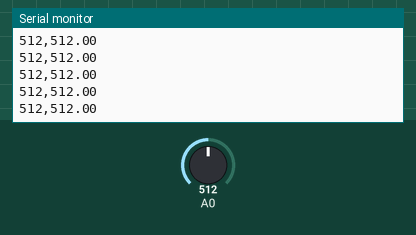
Bench run of a sketch on a simulated Arduino Uno, built with avr-gcc and run on an emulated ATmega328P. Shown: the last lines printed to the serial monitor. The inputs (shaded band) are chosen by the test bench; at power-on: A0 = 512.

Above: at 1.2 s.
1.3 s: A0 set to 716
At 2.4 s:
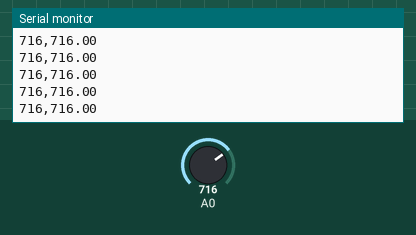
2.8 s: A0 set to 900
At 3.4 s:
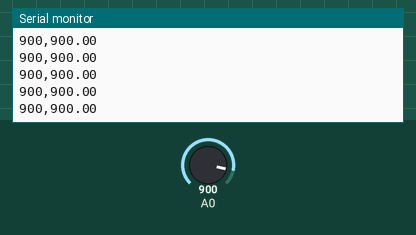
Timing chart, 0 to 5.8 s (numbered marks = the images above; inputs shaded):
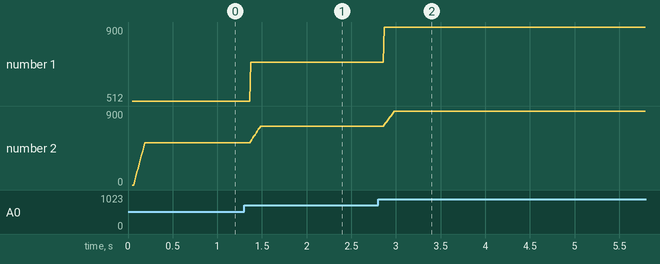

The sketch:

Media_Movel.ino
```cpp
#define Qtd_Amostras 10    // ***Quantas Amostras o filtro terá para filtrar, mude para testar outros filtros***
#define Intervalo_Amostragem 1 // ***definindo o intervalo de amostragem em ms. Mude para testar novos filtros***

int Leitura_analogica = 0; // Variável global que salva o dado bruto lido da porta serial.
// A estratégia usada aqui é porque o comando analogRead possui um custo alto para o Arduino.
// Com isso salvamos na variável para essa leitura ser feita apenas uma vez a cada interação de loop.

unsigned long timer1=0; // A variável que irá contar o útimo

void setup() {
  Serial.begin(9600); // Inicio da comunicação serial
  Serial.println("CLEARDATA"); // Comando para o Serial Plotter
  Serial.println("Sem_Filtro, Filtro_Media_Movel"); // Inicia os titulos dos eixos do Serial Plotter.
}

void loop() {
  Leitura_analogica = analogRead(A0);  // Leitura_analogica aqui é o valor bruto
  Amostragem(); // Essa é a função que fará a amostragem no tempo que determinamos no intervalo de amostragem que definimos na segunda linha de código.
  Serial.print(Leitura_analogica); // Imprime o dado bruto
  Serial.print(",");
  Serial.println(filtroMediaMovel(0)); // Imprime o dado filtrado
  // A função recebe o valor 0 que é para saber que não é para alterar o seu valor, somente imprimir o que está lá.
}

void Amostragem(){ // Essa função verifica se o tempo de amostragem  selecionado ocorreu
  if(millis() - timer1>Intervalo_Amostragem){ // Caso o tempo de amostragem tenha ocorrido, ele envia 1 para a função de filtro de media movel
    //Dessa forma a função sabe que é para atualizar o valor de saída para um novo valor filtrado
    filtroMediaMovel(1);
    timer1 = millis(); // atualiza para contar o tempo mais uma vez
  }
}

float filtroMediaMovel(bool atualiza_saida){ // A função de media movel trabalha com variavel estática, que salva as variaveis sem perder
  static  int Leituras_anteriores[Qtd_Amostras]; // Esse é o vetor que servirá como buffer circular
  static  int Posicao = 0; // A posicao atual de leitura, que deverá ficar salva
  static long Soma=0; // A soma total do buffer circular
  static float Media = 0; // A media, que é a saída da função quando é chamada
  static bool zera_vetor = 1;  // A variavel para saber se é a primeira execução. Se for, ele zera todo o buffer circular.

  if (zera_vetor){ // Zerando todo o buffer circular, para que as subtrações das sobrescrição não atrapalhe o filtro
    for(int i=0; i<= Qtd_Amostras; i++){
      Leituras_anteriores[i] = 0;
    }
    zera_vetor = 0;
//    Serial.println("Não entra mais no laço");
  }

  if(atualiza_saida == 0) return((double)Media); // Se o parametro recebido na funcao for zero, ele retorna somente o valor de media calculado anteriormente

  else{ // Caso seja 1, signfica que está no tempo de amostragem, e ai atualiza a variável média
  Soma = Leitura_analogica - Leituras_anteriores[Posicao%Qtd_Amostras] + Soma;
  Leituras_anteriores[Posicao%Qtd_Amostras] = Leitura_analogica;
  Media = (float)Soma/(float)(Qtd_Amostras);
  Posicao = (Posicao+1)%Qtd_Amostras;
  return((double)Media);
  }
}
```

Measured:
- after the input at 1.3 s, the serial monitor: prints a new line after 0.07 s (image 1)
- after the input at 2.8 s, the serial monitor: prints a new line after 0.07 s (image 2)
- plotted number 1: 512 → 716 after the input at 1.3 s, 716 → 900 after the input at 2.8 s
- plotted number 2: 512 → 716 after the input at 1.3 s, 716 → 900 after the input at 2.8 s
